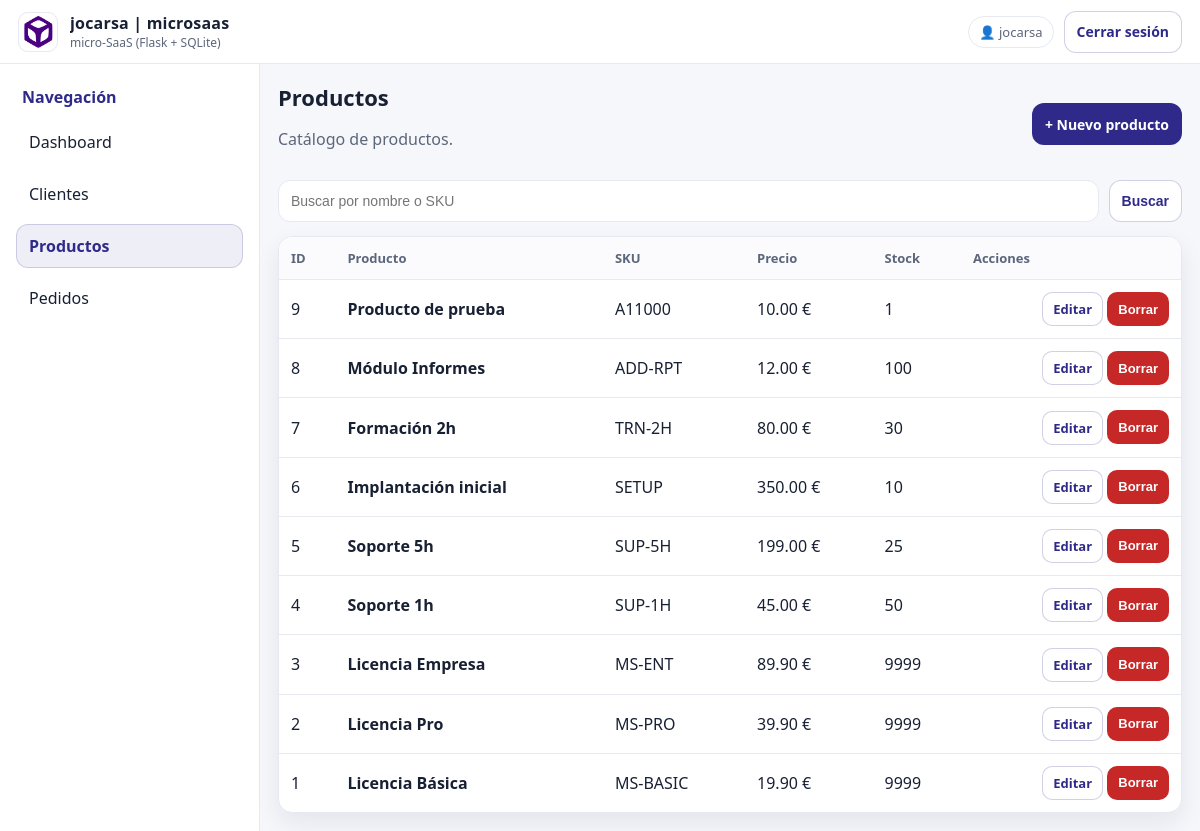
The app's page /productos (signed in) with its own data.
### tables this page shows
CREATE TABLE productos(
            id INTEGER PRIMARY KEY AUTOINCREMENT,
            nombre TEXT NOT NULL,
            sku TEXT,
            precio REAL NOT NULL DEFAULT 0,
            stock INTEGER NOT NULL DEFAULT 0,
            created_at TEXT NOT NULL
        );

### app.py (the view)
    @app.route("/productos")
    @login_required
    def productos_list():
        q = (request.args.get("q") or "").strip()
        conn = get_db()
        if q:
            rows = conn.execute("""
                SELECT * FROM productos
                WHERE nombre LIKE ? OR sku LIKE ?
                ORDER BY id DESC
            """, (f"%{q}%", f"%{q}%")).fetchall()
        else:
            rows = conn.execute("SELECT * FROM productos ORDER BY id DESC").fetchall()
        conn.close()
        return render_template("productos_list.html", productos=rows, q=q)

### templates/productos_list.html (shortened to what this page needs)
{% extends "base.html" %}
{% block body %}
  <aside class="sidebar">
    <div class="sidebar-title">Navegación</div>
    <a class="navitem" href="{{ url_for('dashboard') }}">Dashboard</a>
    <a class="navitem" href="{{ url_for('clientes_list') }}">Clientes</a>
    <a class="navitem active" href="{{ url_for('productos_list') }}">Productos</a>
    <a class="navitem" href="{{ url_for('pedidos_list') }}">Pedidos</a>
  </aside>
  <main class="main">
    <div class="pagehead row">
      <div>
        <h1>Productos</h1>
        <p class="muted">Catálogo de productos.</p>
      </div>
      <div class="actions">
        <a class="btn btn-primary" href="{{ url_for('productos_new') }}">+ Nuevo producto</a>
      </div>
    </div>
    <form class="searchbar" method="GET" action="{{ url_for('productos_list') }}">
      <input name="q" value="{{ q }}" placeholder="Buscar por nombre o SKU">
      <button class="btn btn-outline" type="submit">Buscar</button>
    </form>
    <div class="tablewrap">
      <table class="table">
        <thead>
          <tr>
            <th>ID</th>
            <th>Producto</th>
            <th>SKU</th>
            <th>Precio</th>
            <th>Stock</th>
            <th class="right">Acciones</th>
          </tr>
        </thead>
        <tbody>
          {% for p in productos %}
            <tr>
              <td>{{ p.id }}</td>
              <td><b>{{ p.nombre }}</b></td>
              <td>{{ p.sku or "" }}</td>
              <td>{{ "%.2f"|format(p.precio) }} €</td>
              <td>{{ p.stock }}</td>
              <td class="right">
                <a class="btn btn-sm btn-outline" href="{{ url_for('productos_edit', producto_id=p.id) }}">Editar</a>
                <form class="inline" method="POST" action="{{ url_for('productos_delete', producto_id=p.id) }}">
                  <button class="btn btn-sm btn-danger" type="submit">Borrar</button>
                </form>
              </td>
            </tr>
          {% endfor %}
        </tbody>
      </table>
    </div>
  </main>
{% endblock %}

### static/style.css (style rules this page uses)
:root { --indigo:#2f2a8a; --indigo-2:#3b36a8; --orange:#f57c00; --bg:#f6f7fb; --card:#ffffff; --text:#182033; --muted:#5b667a; --line:#e6e9f2; --danger:#c62828; --shadow:0 10px 24px rgba(16,24,40,.08); --radius:14px; --radius-sm:10px; --control-h:42px; --btn-h:42px; --btn-h-sm:34px; --font: system-ui, -apple-system, Segoe UI, Roboto, Ubuntu, Cantarell, "Helvetica Neue", Arial, "Noto Sans", "Liberation Sans", sans-serif; }
* { box-sizing:border-box; }
html,body { height:100%; }
body { margin:0; font-family:var(--font); color:var(--text); background:var(--bg); }
.sidebar { width:260px; padding:16px; border-right:1px solid var(--line); background:var(--card); }
.sidebar-title { font-weight:800; color:var(--indigo); margin:6px 6px 12px 6px; }
.navitem { display:block; padding:10px 12px; border-radius:12px; text-decoration:none; color:var(--text); border:1px solid transparent; margin-bottom:8px; }
.navitem.active { background:rgba(47,42,138,.08); border-color:rgba(47,42,138,.18); color:var(--indigo); font-weight:700; }
.main { flex:1; padding:18px; }
.pagehead { margin-bottom:14px; }
.pagehead h1 { margin:0; font-size:22px; }
.muted { color:var(--muted); }
.row { display:flex; align-items:center; justify-content:space-between; gap:14px; }
.actions { display:flex; gap:10px; align-items:center; flex-wrap:wrap; }
.form input, .form select, .searchbar input { width:100%; height:var(--control-h); padding:10px 12px; border-radius:12px; border:1px solid var(--line); background:#fff; font-size:14px; outline:none; line-height:1; }
.btn { display:inline-flex; align-items:center; justify-content:center; gap:8px; height:var(--btn-h); padding:0 12px; border-radius:12px; border:1px solid transparent; text-decoration:none; font-weight:800; font-size:14px; cursor:pointer; background:#fff; color:var(--text); vertical-align:middle; white-space:nowrap; }
.btn-sm { height:var(--btn-h-sm); padding:0 10px; font-size:13px; border-radius:var(--radius-sm); }
.btn-primary { background:var(--indigo); color:#fff; border-color:rgba(0,0,0,0); }
.btn-outline { border-color:rgba(47,42,138,.22); color:var(--indigo); background:#fff; }
.btn-danger { background:var(--danger); color:#fff; }
.inline { display:inline-flex; align-items:center; }
.searchbar { display:flex; gap:10px; margin:12px 0 14px 0; align-items:center; }
.searchbar input { flex:1; }
.tablewrap { background:var(--card); border:1px solid var(--line); border-radius:var(--radius); overflow:hidden; box-shadow:var(--shadow); }
.table { width:100%; border-collapse:collapse; }
.table th, .table td { padding:12px 12px; border-bottom:1px solid var(--line); vertical-align:middle; }
.table th { text-align:left; background:#fbfbfe; font-size:13px; color:var(--muted); font-weight:800; }
.table tr:last-child td { border-bottom:none; }
.right { text-align:right; }

### records on screen
productos: id "9", nombre "Producto de prueba", sku "A11000", precio "10.00", stock "1"
productos: id "8", nombre "Módulo Informes", sku "ADD-RPT", precio "12.00", stock "100"
productos: id "7", nombre "Formación 2h", sku "TRN-2H", precio "80.00", stock "30"
productos: id "6", nombre "Implantación inicial", sku "SETUP", precio "350.00", stock "10"
productos: id "5", nombre "Soporte 5h", sku "SUP-5H", precio "199.00", stock "25"
productos: id "4", nombre "Soporte 1h", sku "SUP-1H", precio "45.00", stock "50"
productos: id "3", nombre "Licencia Empresa", sku "MS-ENT", precio "89.90", stock "9999"
productos: id "2", nombre "Licencia Pro", sku "MS-PRO", precio "39.90", stock "9999"
productos: id "1", nombre "Licencia Básica", sku "MS-BASIC", precio "19.90", stock "9999"

### other values on screen
{{ APP_NAME }} "jocarsa | microsaas"
{{ current_user }} "jocarsa"
